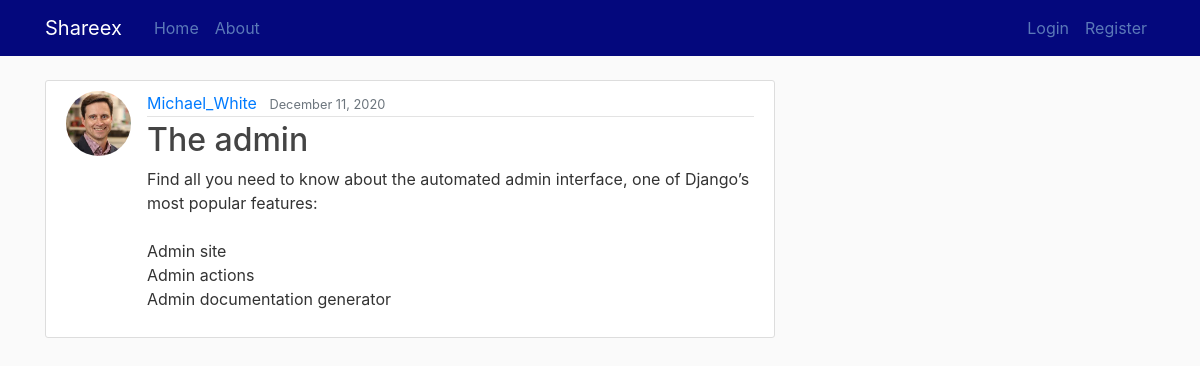
The app's page /post/17/ with its own data.
### blog/models.py (models this page shows, shortened)
class Post(models.Model):
	title = models.CharField(max_length=100)
	content = models.TextField()
	date = models.DateTimeField(default=timezone.now)
	author = models.ForeignKey(User, on_delete=models.CASCADE)

### users/models.py (models this page shows, shortened)
class Profile(models.Model):
	user = models.OneToOneField(User, on_delete=models.CASCADE)
	image = models.ImageField(default='default.jpg', upload_to='profile_pics')

### blog/views.py (the view)
# urls.py: path('post/<int:pk>/', PostDetailView.as_view(), name = 'post-detail'),
class PostDetailView(DetailView):
	model = Post

### blog/templates/blog/post_detail.html (shortened to what this page needs)
{% extends "blog/base.html" %}
{% block content %}
	<article class="media content-section">
	  <img class="rounded-circle article-img" src="{{ object.author.profile.image.url }}">
	  <div class="media-body">
	    <div class="article-metadata">
	      <a class="mr-2" href="{% url 'user-posts' object.author.username %}">{{ object.author }}</a>
	      <small class="text-muted">{{ object.date | date:"F d, Y" }}</small>
	    </div>
	    <h2 class="article-title">{{ object.title }}</h2>
	    <p class="article-content">{{ object.content }}</p>
	  </div>
	</article>
{% endblock content %}

### blog/static/blog/main.css (style rules this page uses)
body { background: #fafafa; color: #333333; margin-top: 5rem; }
h1, h2, h3, h4, h5, h6 { color: #444444; }
.content-section { background: #ffffff; padding: 10px 20px; border: 1px solid #dddddd; border-radius: 3px; margin-bottom: 20px; }
.article-title { color: #444444; }
.article-content { white-space: pre-line; }
.article-img { height: 65px; width: 65px; margin-right: 16px; }
.article-metadata { padding-bottom: 1px; margin-bottom: 4px; border-bottom: 1px solid #e3e3e3 }

### records on screen
Post: author.profile.image (picture), author "Michael_White", date "December 11, 2020", title "The admin", content "Find all you need to know about the automated admin interface, one of Django’s most popular features: Admin site Admin actions Admin documentation generator"
